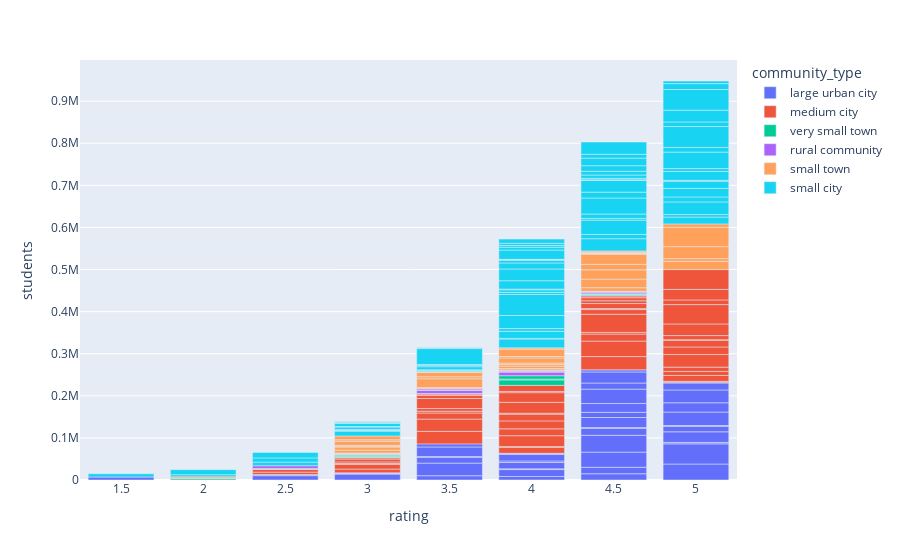

The code cell stored with this chart in its notebook:
### Code cell
# A kind of Bar Plot:
fig = px.bar(df, x='rating', y='students', color='community_type')
fig.show()

### Figure 1 — Plotly figure (JSON) as saved in the notebook; plotly's stock layout.template omitted (floating-point values rounded to 4 significant figures)
{"data": [{"alignmentgroup": "True", "hovertemplate": "community_type=large urban city<br>rating=%{x}<br>students=%{y}<extra></extra>", "legendgroup": "large urban city", "marker": {"color": "#636efa", "pattern": {"shape": ""}}, "name": "large urban city", "offsetgroup": "large urban city", "orientation": "v", "showlegend": true, "textposition": "auto", "type": "bar", "x": [5, 4.5, 5, 5, 5, 2.5, 4.5, 4.5, 4.5, 3.5, 5, 3, 4.5, 5, 4, 5, 4.5, 4, 3.5, 4, 4.5, 3.5, 4.5, 5, 4, 5, 4.5, 3, 5, 4.5, 4, 3, 1.5, 2.5, 5, 3.5, 4, 4.5, 4, 4, 3.5, 3.5, 4.5, 4.5], "xaxis": "x", "y": [37952, 14769, 48000, 3537, 25000, 10275, 15500, 36000, 40000, 10185, 12835, 14000, 16375, 2094, 8381, 32000, 2000, 16397, 29905, 1699, 23829, 14000, 12373, 22000, 15000, 30539, 21000, 1900, 16517, 34000, 3783, 1035, 7028, 2300, 1750, 1454, 16158, 14585, 900, 1100, 22968, 7288, 26251, 5000], "yaxis": "y"}, {"alignmentgroup": "True", "hovertemplate": "community_type=medium city<br>rating=%{x}<br>students=%{y}<extra></extra>", "legendgroup": "medium city", "marker": {"color": "#EF553B", "pattern": {"shape": ""}}, "name": "medium city", "offsetgroup": "medium city", "orientation": "v", "showlegend": true, "textposition": "auto", "type": "bar", "x": [3, 3.5, 4.5, 4.5, 5, 4.5, 4.5, 3, 4, 4.5, 5, 4.5, 4, 4, 4.5, 4.5, 4, 5, 5, 3.5, 5, 3.5, 5, 5, 3, 5, 5, 4, 5, 3.5, 4.5, 4, 4.5, 2.5, 4, 5, 4.5, 2.5, 3.5, 3.5, 3, 4, 5, 3.5, 3, 5, 3.5, 3, 4, 4, 3, 5, 2.5, 4], "xaxis": "x", "y": [9000, 29850, 31500, 36846, 2159, 16765, 3890, 11171, 14422, 43193, 14000, 11000, 1458, 26000, 2300, 12017, 16251, 9533, 10182, 29000, 30000, 14500, 18000, 16000, 1950, 1200, 9780, 18897, 27642, 4297, 6500, 16000, 7450, 260, 2200, 46000, 4039, 5776, 6500, 23717, 4000, 25829, 11114, 7000, 6738, 25069, 3400, 3094, 23000, 2890, 1132, 47000, 6712, 14500], "yaxis": "y"}, {"alignmentgroup": "True", "hovertemplate": "community_type=very small town<br>rating=%{x}<br>students=%{y}<extra></extra>", "legendgroup": "very small town", "marker": {"color": "#00cc96", "pattern": {"shape": ""}}, "name": "very small town", "offsetgroup": "very small town", "orientation": "v", "showlegend": true, "textposition": "auto", "type": "bar", "x": [4, 4.5, 4, 3.5, 4.5, 4.5, 3, 3, 2, 3, 2.5, 4], "xaxis": "x", "y": [13000, 2400, 1900, 1420, 400, 1800, 1600, 2300, 3100, 3040, 987, 8000], "yaxis": "y"}, {"alignmentgroup": "True", "hovertemplate": "community_type=rural community<br>rating=%{x}<br>students=%{y}<extra></extra>", "legendgroup": "rural community", "marker": {"color": "#ab63fa", "pattern": {"shape": ""}}, "name": "rural community", "offsetgroup": "rural community", "orientation": "v", "showlegend": true, "textposition": "auto", "type": "bar", "x": [4, 3.5, 3.5, 4.5, 4.5, 4, 4.5, 4.5, 3, 4, 3.5, 2, 2.5, 3, 2.5], "xaxis": "x", "y": [8500, 7238, 1500, 800, 3228, 1730, 2396, 125, 1000, 1651, 3014, 1200, 1193, 650, 6425], "yaxis": "y"}, {"alignmentgroup": "True", "hovertemplate": "community_type=small town<br>rating=%{x}<br>students=%{y}<extra></extra>", "legendgroup": "small town", "marker": {"color": "#FFA15A", "pattern": {"shape": ""}}, "name": "small town", "offsetgroup": "small town", "orientation": "v", "showlegend": true, "textposition": "auto", "type": "bar", "x": [5, 4, 5, 5, 4, 4, 4.5, 4, 5, 4.5, 3, 3.5, 3, 4, 4, 3, 5, 3, 4.5, 4, 4.5, 2, 3, 4, 3.5, 4, 4.5, 3.5, 4.5, 3, 4.5, 4.5, 4.5, 3, 3.5, 3, 3.5], "xaxis": "x", "y": [19446, 1850, 6500, 28500, 3400, 5514, 8500, 4000, 46184, 20436, 1450, 2299, 6800, 3500, 12000, 7500, 7859, 2100, 22000, 3443, 13000, 3287, 1724, 17552, 21000, 3000, 24000, 4816, 1700, 10000, 1800, 2100, 2400, 3394, 10222, 9000, 1100], "yaxis": "y"}, {"alignmentgroup": "True", "hovertemplate": "community_type=small city<br>rating=%{x}<br>students=%{y}<extra></extra>", "legendgroup": "small city", "marker": {"color": "#19d3f3", "pattern": {"shape": ""}}, "name": "small city", "offsetgroup": "small city", "orientation": "v", "showlegend": true, "textposition": "auto", "type": "bar", "x": [4.5, 2.5, 5, 5, 4, 5, 4.5, 5, 4.5, 5, 4.5, 4, 5, 5, 4, 5, 4, 5, 5, 4, 4.5, 5, 4.5, 4, 3.5, 4, 4, 5, 4, 3.5, 5, 4, 4.5, 4, 4, 4.5, 5, 5, 4, 4, 3.5, 4.5, 5, 4, 4, 4, 3.5, 3, 3.5, 3.5, 2, 3, 2.5, 4, 4.5, 4.5, 3, 4.5, 3, 3.5, 3, 1.5, 4, 5, 4, 2.5, 3, 2, 4.5, 4.5, 4.5, 4.5, 3, 3, 3.5, 3], "xaxis": "x", "y": [29000, 8600, 16234, 6000, 21215, 30000, 10000, 11926, 34000, 20000, 4100, 1300, 17170, 2150, 16902, 21000, 6500, 6950, 39150, 31000, 10500, 11000, 38000, 50000, 2100, 5000, 6100, 49695, 1500, 2500, 11000, 20000, 14000, 28000, 14172, 28000, 28000, 49000, 6300, 2000, 450, 1200, 14000, 370, 22000, 6825, 7500, 11610, 3500, 1500, 5000, 1000, 10000, 4000, 3500, 8000, 1493, 8900, 1531, 38000, 5599, 7854, 5041, 6232, 10216, 13000, 1400, 12000, 13228, 18000, 9080, 29131, 7000, 2183, 1800, 1750], "yaxis": "y"}], "layout": {"barmode": "relative", "legend": {"title": {"text": "community_type"}, "tracegroupgap": 0}, "margin": {"t": 60}, "xaxis": {"anchor": "y", "domain": [0, 1], "title": {"text": "rating"}}, "yaxis": {"anchor": "x", "domain": [0, 1], "title": {"text": "students"}}}}
